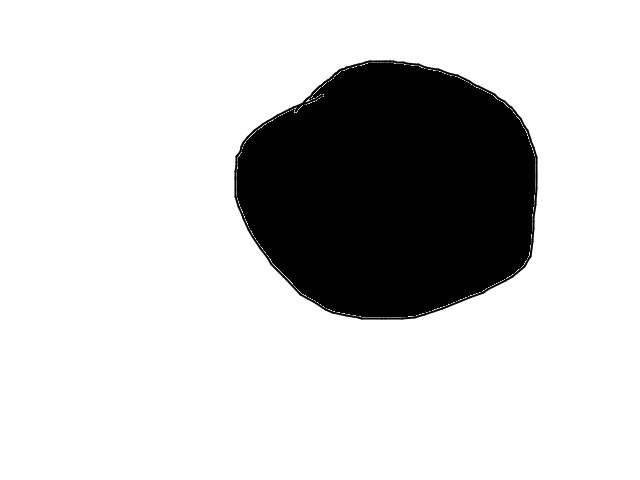
#> input picture shape-detection/assets/circle.jpg, 640 x 480 px
$ python -i filled_shape.py   (imports and definitions only)
#> lines starting #> are read from the running program, lines starting #| are printed output that depends on the picture; after the words box and inside, x2 and y2 are one past the last pixel; in counts of white or black regions, pixels touching at a corner belong together
#> further down, picture is the input picture: shape (480, 640, 3); min 0, max 255, mean 204.4
import cv2 as cv
import numpy as np


class FilledShape:
    def __init__(self, img):
        self.img = img

    def detect(self, contour, debug):
        shape = "undefined"
        epsilon = 0.03 * cv.arcLength(contour, True)
        approx = cv.approxPolyDP(contour, epsilon, True)
        x, y, w, h = cv.boundingRect(contour)
        cv.rectangle(self.img, (x, y), (x + w, y + h), (0, 0, 255), 2)
        cv.rectangle(self.img, (x, y-10), (x + w, y + 10), (0, 0, 255), -1)
        font = cv.FONT_HERSHEY_SIMPLEX
        number = ""
        if debug:
            cv.drawContours(self.img, [contour], 0, (0, 255, 0), 2)

            for pt in approx:
                cv.circle(self.img, (pt[0][0], pt[0][1]), 5, (255, 0, 0), -1)
            number = str(len(approx)) + " "
        if len(approx) == 3:
            shape = "triangle"
        elif len(approx) == 4:
            # print(w, h, w / h)
            if 0.95 < w / h < 1.05:
                shape = "Square"
            else:
                shape = "Rectangle"
        elif len(approx) == 5:
            shape = "Pentagon"
        else:
            shape = "Circle"
        cv.putText(self.img, number + shape, (x, y), font, 0.4, (255, 255, 255), 1, cv.LINE_AA)

    def preprocessing_image(self):
        img_gray = cv.cvtColor(self.img, cv.COLOR_BGR2GRAY)
        _, threshold = cv.threshold(img_gray, 127, 255, 0)
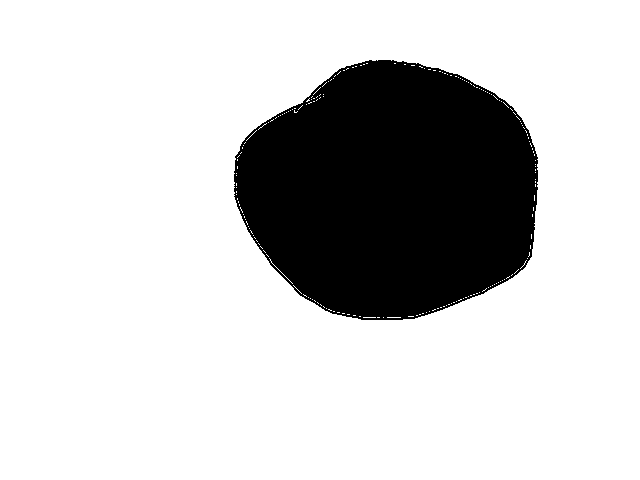
#> threshold: shape (480, 640); 80.1% white; 1 black region
        kernel = np.ones((5, 5), np.uint8)
        cv.dilate(threshold, kernel, iterations=1)
        threshold = cv.GaussianBlur(threshold, (15, 15), 0)

        # img_contour, contours = cv.findContours(threshold, cv.RETR_TREE, cv.CHAIN_APPROX_SIMPLE)
        # return threshold, contours
        tmp = cv.findContours(threshold,cv.RETR_CCOMP,cv.CHAIN_APPROX_SIMPLE)
#> tmp = 2 contours; box (x1, y1, x2, y2) and area: (0, 0, 640, 480) 306081, (241, 66, 531, 312) 53592
        contours = tmp[0] if len(tmp) == 2 else tmp[1]
#> contours has the same summary as tmp
        return threshold, contours


def capture(frame, debug=False):
    img_object = FilledShape(frame)
    threshold, contours = img_object.preprocessing_image()
    for contour in contours:
        img_object.detect(contour, debug)
    cv.imshow('Threshold', threshold)
    cv.imshow('Original', frame)

>>> import cv2
>>> picture = cv2.imread('../assets/circle.jpg')
>>> result = FilledShape(picture).preprocessing_image()

$ run again, on shape-detection/assets/hand_shape.jpg
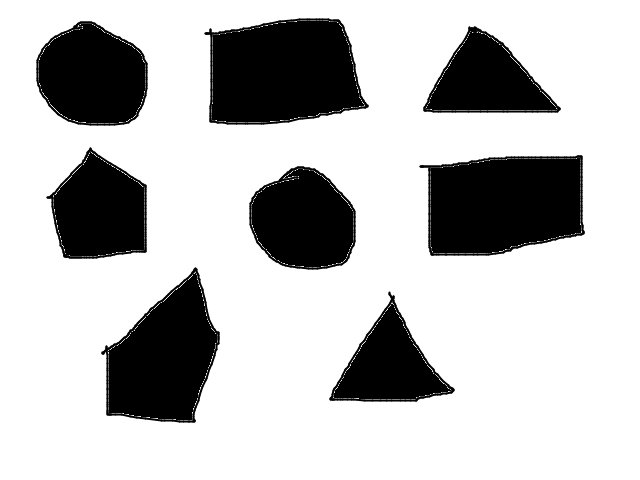
#> input picture shape-detection/assets/hand_shape.jpg, 640 x 480 px
#> picture is the input picture: shape (480, 640, 3); min 0, max 255, mean 190.9
#> in preprocessing_image, `_, threshold = cv.threshold(img_gray, 127, 255, 0)`:
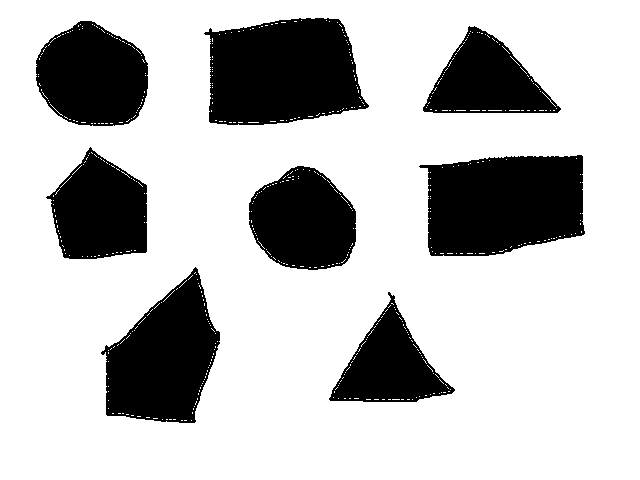
#> threshold: shape (480, 640); 74.7% white; 8 black regions
#> in preprocessing_image, `threshold = cv.GaussianBlur(threshold, (15, 15), 0)`:
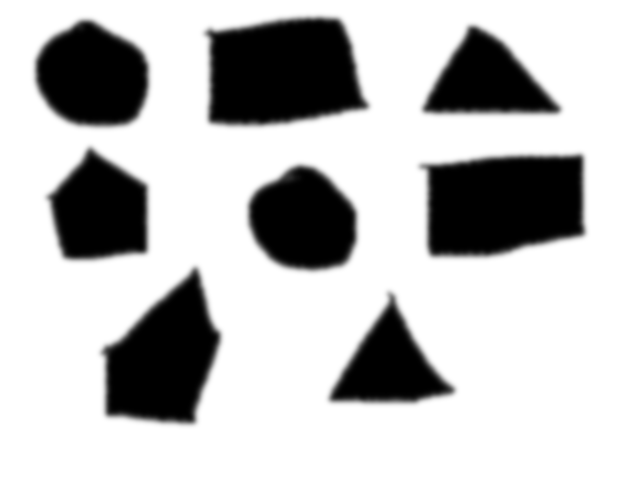
#> threshold: shape (480, 640); min 0, max 255, mean 190.4
#> tmp = 9 contours; largest, box (x1, y1, x2, y2) and area: (0, 0, 640, 480) 306081, (434, 162, 577, 248) 10462, (217, 24, 354, 118) 10340, (112, 285, 212, 415) 7988, (42, 30, 142, 118) 6330
#> contours has the same summary as tmp
